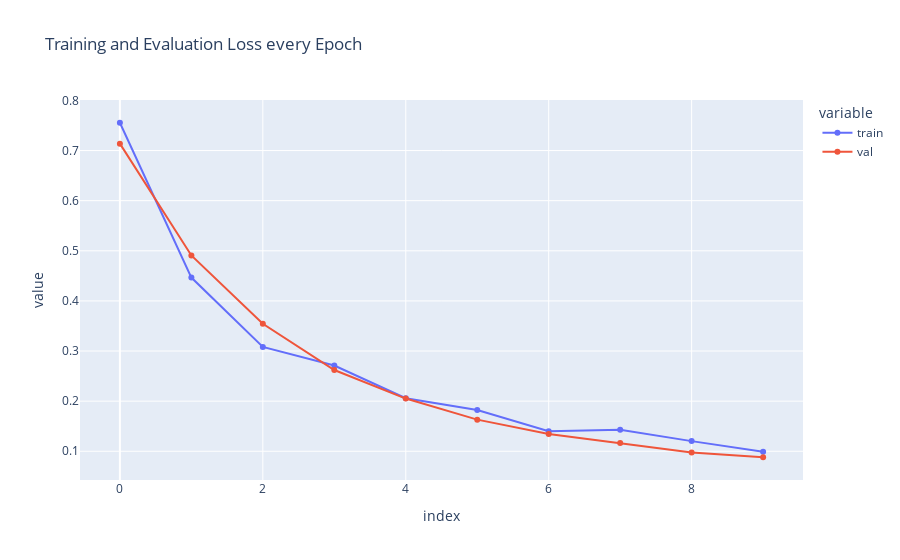

The code cell stored with this chart in its notebook:
### Code cell
loss = pd.DataFrame({'train': history.history['loss'], 'val': history.history['val_loss']})

fig = px.line(loss, x=loss.index, y=loss.columns[0::], title='Training and Evaluation Loss every Epoch', markers=True)
fig.show()

### Figure 1 — Plotly figure (JSON) as saved in the notebook; plotly's stock layout.template omitted (floating-point values rounded to 4 significant figures)
{"data": [{"hovertemplate": "variable=train<br>index=%{x}<br>value=%{y}<extra></extra>", "legendgroup": "train", "line": {"color": "#636efa", "dash": "solid"}, "marker": {"symbol": "circle"}, "mode": "lines+markers", "name": "train", "orientation": "v", "showlegend": true, "x": [0, 1, 2, 3, 4, 5, 6, 7, 8, 9], "xaxis": "x", "y": [0.7555, 0.4465, 0.3082, 0.271, 0.2058, 0.1824, 0.1401, 0.1428, 0.1202, 0.09907], "yaxis": "y", "type": "scatter"}, {"hovertemplate": "variable=val<br>index=%{x}<br>value=%{y}<extra></extra>", "legendgroup": "val", "line": {"color": "#EF553B", "dash": "solid"}, "marker": {"symbol": "circle"}, "mode": "lines+markers", "name": "val", "orientation": "v", "showlegend": true, "x": [0, 1, 2, 3, 4, 5, 6, 7, 8, 9], "xaxis": "x", "y": [0.7138, 0.4907, 0.3543, 0.2621, 0.2052, 0.1631, 0.1342, 0.1167, 0.09778, 0.08806], "yaxis": "y", "type": "scatter"}], "layout": {"xaxis": {"anchor": "y", "domain": [0, 1], "title": {"text": "index"}}, "yaxis": {"anchor": "x", "domain": [0, 1], "title": {"text": "value"}}, "legend": {"title": {"text": "variable"}, "tracegroupgap": 0}, "title": {"text": "Training and Evaluation Loss every Epoch"}}}
